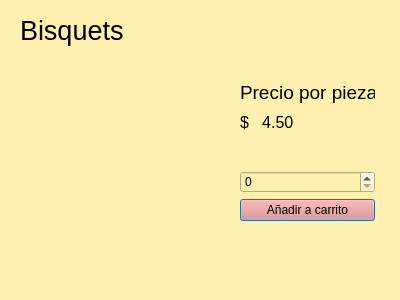
<?xml version="1.0" encoding="UTF-8"?>
<ui version="4.0">
 <class>Bisquets</class>
 <widget class="QDialog" name="Bisquets">
  <property name="geometry">
   <rect>
    <x>0</x>
    <y>0</y>
    <width>400</width>
    <height>300</height>
   </rect>
  </property>
  <property name="cursor">
   <cursorShape>ArrowCursor</cursorShape>
  </property>
  <property name="windowTitle">
   <string>Dialog</string>
  </property>
  <property name="styleSheet">
   <string notr="true">background-color:rgb(255, 240, 176);
border-color: rgb(0, 0, 0);
gridline-color: rgb(0, 0, 0);
border-color: rgb(0, 0, 0);
</string>
  </property>
  <widget class="QLabel" name="label">
   <property name="geometry">
    <rect>
     <x>20</x>
     <y>10</y>
     <width>111</width>
     <height>41</height>
    </rect>
   </property>
   <property name="font">
    <font>
     <pointsize>20</pointsize>
    </font>
   </property>
   <property name="text">
    <string>Bisquets</string>
   </property>
  </widget>
  <widget class="QWidget" name="layoutWidget">
   <property name="geometry">
    <rect>
     <x>240</x>
     <y>80</y>
     <width>135</width>
     <height>141</height>
    </rect>
   </property>
   <layout class="QVBoxLayout" name="verticalLayout">
    <item>
     <widget class="QLabel" name="label_2">
      <property name="font">
       <font>
        <pointsize>14</pointsize>
       </font>
      </property>
      <property name="text">
       <string>Precio por pieza</string>
      </property>
     </widget>
    </item>
    <item>
     <widget class="QLabel" name="label_4">
      <property name="font">
       <font>
        <pointsize>12</pointsize>
       </font>
      </property>
      <property name="text">
       <string>$   4.50</string>
      </property>
     </widget>
    </item>
    <item>
     <widget class="QLabel" name="label_3">
      <property name="text">
       <string/>
      </property>
     </widget>
    </item>
    <item>
     <widget class="QSpinBox" name="spinBox"/>
    </item>
    <item>
     <widget class="QPushButton" name="pushButton">
      <property name="styleSheet">
       <string notr="true">background-color:rgb(231, 134, 125);
border-color: rgb(0, 0, 0);
gridline-color: rgb(0, 0, 0);
border-color: rgb(0, 0, 0);</string>
      </property>
      <property name="text">
       <string>Añadir a carrito</string>
      </property>
     </widget>
    </item>
   </layout>
  </widget>
  <widget class="QLabel" name="label_5">
   <property name="geometry">
    <rect>
     <x>30</x>
     <y>80</y>
     <width>161</width>
     <height>151</height>
    </rect>
   </property>
   <property name="text">
    <string/>
   </property>
   <property name="pixmap">
    <pixmap resource="pastel.qrc">:/Images/Cookie.png</pixmap>
   </property>
   <property name="scaledContents">
    <bool>true</bool>
   </property>
  </widget>
 </widget>
 <resources>
  <include location="pastel.qrc"/>
 </resources>
 <connections/>
</ui>
